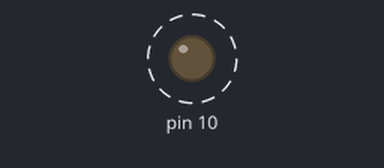
Bench run of a sketch on a simulated Arduino Uno, built with avr-gcc and run on an emulated ATmega328P. Shown: output pins drawn as LEDs (lit = HIGH). Dashed ring = blinking.

Above: at 0.05 s.
Timing chart, 0 to 4.6 s (numbered marks = the images above):
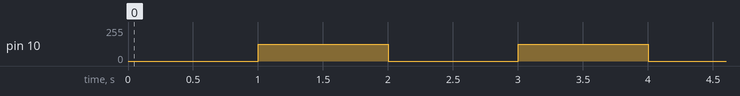

The sketch:

test.ino
```cpp
int counter;

void setup() {
  // put your setup code here, to run once:
counter = 0;
Serial.begin(9600);
}

void loop() {
  swag();
}

void setMotor(double v){

    v = (v + 1) * 63.5 + 127;
    analogWrite(10, v);
}

void swag(){
  analogWrite(10, 0);
  delay(1000);
  analogWrite(10, 127);
  delay(1000);
  analogWrite(10, 0);
  delay(1000);
  analogWrite(10, 127);
  delay(1000);
}
```

Measured:
- by itself, pin 10: alternates 127/255 for 1.0 s and 0/255 for 1.0 s
